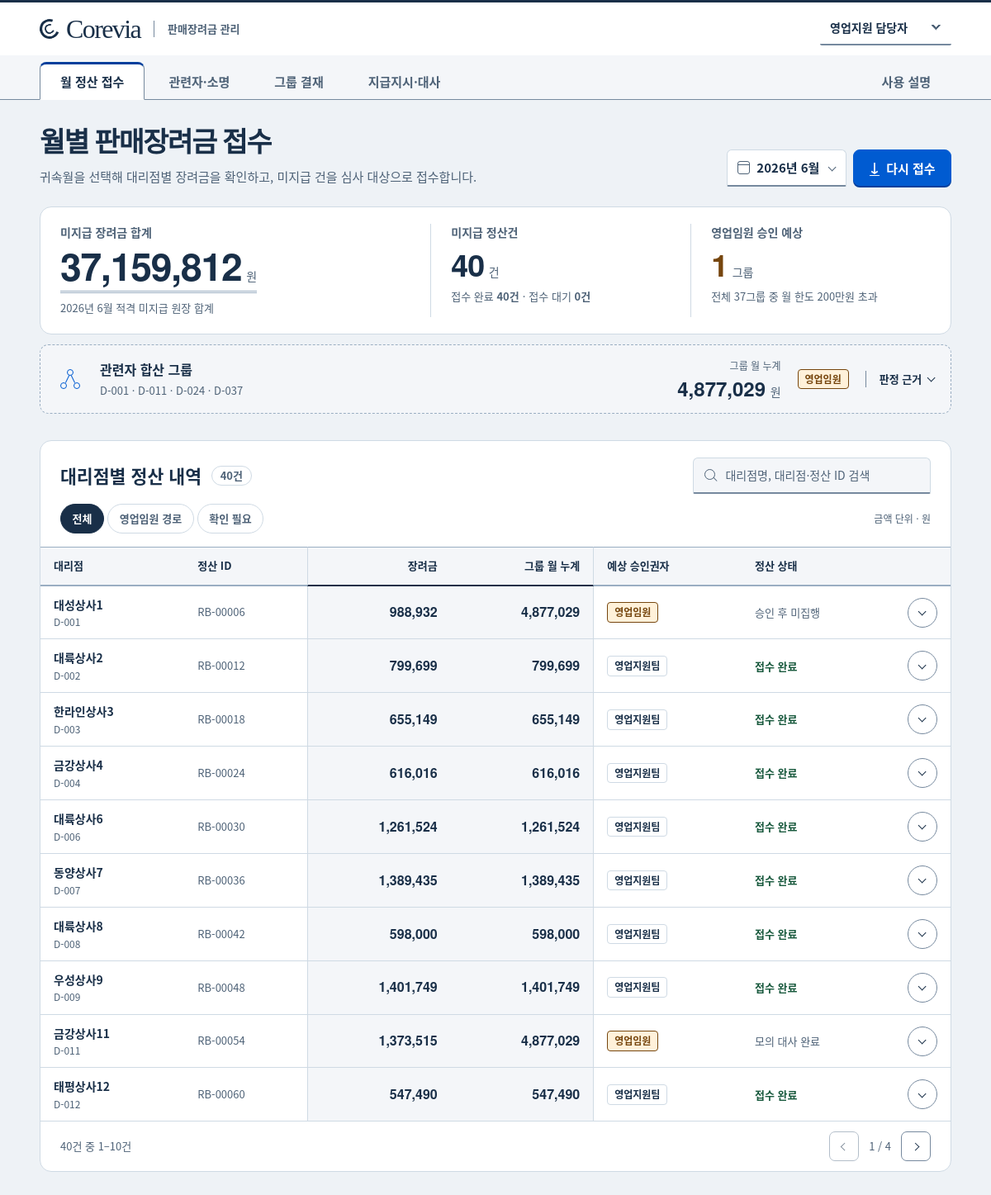
The page / on the database its author committed.
### tables this page shows
CREATE TABLE agencies (
    agency_id TEXT PRIMARY KEY, agency_name TEXT NOT NULL,
    representative_name TEXT NOT NULL, business_reg_no TEXT NOT NULL,
    address TEXT NOT NULL, bank_account_no TEXT NOT NULL,
    rebate_eligible INTEGER NOT NULL CHECK (rebate_eligible IN (0, 1)),
    registered_date TEXT NOT NULL
);

CREATE TABLE rebates (
    rebate_id TEXT PRIMARY KEY, agency_id TEXT NOT NULL, period_ym TEXT NOT NULL,
    sales_performance_krw INTEGER NOT NULL, rebate_amount_krw INTEGER NOT NULL,
    approval_status TEXT NOT NULL, approver TEXT NOT NULL, payment_date TEXT NOT NULL,
    intake_at TEXT
);

CREATE TABLE payment_instructions (
    instruction_id INTEGER PRIMARY KEY,
    approval_id INTEGER NOT NULL REFERENCES approvals(approval_id),
    rebate_id TEXT NOT NULL UNIQUE REFERENCES rebates(rebate_id),
    agency_id TEXT NOT NULL REFERENCES agencies(agency_id),
    amount_krw INTEGER NOT NULL CHECK(amount_krw >= 0),
    state TEXT NOT NULL DEFAULT 'held'
      CHECK(state IN ('held','ready','sent','review','failed','completed')),
    account TEXT, evidence TEXT, verified_by TEXT, verified_at TEXT,
    created_at TEXT NOT NULL DEFAULT (strftime('%Y-%m-%dT%H:%M:%fZ','now'))
);

### app.py (the view)
    @app.get("/")
    def index():
        return page("index", request.args.get("month"))

### funding.py (called while the page is built)
def enabled(db):
    return db.execute("SELECT 1 FROM sqlite_master WHERE type='table' AND name='cash_balances'").fetchone() is not None

### rules.py (called while the page is built)
def effective_agencies(db, as_of):
    cutoff = as_of + "-31" if len(as_of) == 7 else as_of
    agencies = {row["agency_id"]: dict(row) for row in db.execute("SELECT * FROM agencies ORDER BY agency_id")}
    for change in db.execute(
        """SELECT agency_id, after_json FROM agency_corrections WHERE effective_date <= ?
           ORDER BY effective_date, correction_id""", (cutoff,),
    ):
        agencies[change["agency_id"]].update(json.loads(change["after_json"]))
    return list(agencies.values())

def authority_for(amount):
    return "영업임원" if amount > LIMIT_KRW else "영업지원팀"

def clean_text(value):
    text = " ".join((value or "").split())
    return "" if text.upper() == "NONE" else text

def account_key(value):
    match = re.fullmatch(r"([^0-9]+?)\s*([0-9][0-9\s-]*)", clean_text(value))
    if not match:
        return None
    bank = clean_text(match[1].strip(" -"))
    number = re.sub(r"[\s-]", "", match[2])
    return (bank, number) if bank else None

def _settlement_state(rebate, eligible, reasons):
    status = rebate["approval_status"]
    if status in {"반려", "취소"}:
        return None, status
    if not eligible:
        return None, "확인 필요"
    approved_by = clean_text(rebate["approver"])
    paid_on = clean_text(rebate["payment_date"])
    if status == "승인" and approved_by:
        return ("paid_amount", "원장상 기지급") if paid_on else ("approved_amount", "승인 후 미집행")
    if reasons or status != "미지급" or approved_by or paid_on:
        return None, "확인 필요"
    if rebate["intake_at"]:
        return "review_amount", "접수 완료"
    return "pending_amount", "접수 대기"

### store.py (called while the page is built)
def available_months(db):
    return [
        row[0] for row in db.execute(
            "SELECT period_ym FROM rebates UNION SELECT period_ym FROM intake_issues ORDER BY period_ym"
        )
    ]

### templates/intake.html (shortened to what this page needs)
{% extends "work_base.html" %}
{% set title = '월 정산 접수' %}
{% set section = 'index' %}
{% from 'work_forms.html' import money, period, feedback_box, links, fields, role_label, time with context %}
{% block body %}
{% macro path_tag(authority) -%}
  {% if authority == '영업임원' %}<span class="tag executive">영업임원</span>
  {% elif authority == '영업지원팀' %}<span class="tag team">영업지원팀</span>
  {% else %}<span class="muted">—</span>{% endif %}
{%- endmacro %}
  <section class="intro" aria-labelledby="page-title">
    <hgroup>
      <h1 id="page-title">월별 판매장려금 접수</h1>
      <p>귀속월을 선택해 대리점별 장려금을 확인하고, 미지급 건을 심사 대상으로 접수합니다.</p>
    </hgroup>
    <div class="actions">
      {% if months %}
      <form method="get" action="{{ url_for('index') }}" class="month-form">
        <label class="month-select"><span class="cal-icon" aria-hidden="true"></span>
          <select name="month" id="month-select">
            {% for item in months|reverse %}<option value="{{ item }}"{% if item == month %} selected{% endif %}>{{ period(item) }}</option>{% endfor %}
          </select>
        </label>
      </form>
      {% if overview and actor.role in ('staff','lead') %}
      <form method="post" action="/intake" id="receive-form">
        <button type="submit" class="primary">
          <span class="tray-icon" aria-hidden="true">↓</span>
          {% if overview.stats.received_count and not overview.stats.pending_count %}다시 접수{% else %}월 정산 접수{% endif %}
        </button>
      </form>
      {% endif %}
      {% endif %}
    </div>
  </section>
  {% if overview %}
  {% set stats = overview.stats %}
  <section class="summary" aria-label="{{ period(month) }} 정산 요약">
    <article class="metric">
      <h2>미지급 장려금 합계</h2>
      <p class="metric-value">{{ money(stats.unpaid_amount) }}<small>원</small></p>
      <p class="metric-detail">{{ period(month) }} 적격 미지급 원장 합계</p>
    </article>
    <article class="metric">
      <h2>미지급 정산건</h2>
      <p class="metric-value">{{ stats.unpaid_count }}<small>건</small></p>
      <p class="metric-detail">접수 완료 <strong>{{ stats.received_count }}건</strong><span class="bullet">·</span>접수 대기 <strong>{{ stats.pending_count }}건</strong></p>
    </article>
    <article class="metric">
      <h2>영업임원 승인 예상</h2>
      <p class="metric-value{% if stats.executive_group_count %} accent{% endif %}">{{ stats.executive_group_count }}<small>그룹</small></p>
      <p class="metric-detail">전체 {{ stats.group_count }}그룹 중 월 한도 200만원 초과</p>
    </article>
  </section>
  {% for group in overview.groups if group.members|length > 1 %}
  <details class="group-feature">
    <summary>
      <span class="feature-icon" aria-hidden="true"><span></span><span></span><span></span></span>
      <span class="feature-main"><span class="feature-heading">관련자 합산 그룹</span><span class="identifiers">{{ group.members|join(' · ') }}</span></span>
      <span class="feature-total"><span>{% if group.pending_amount %}접수 후 예상 누계{% else %}그룹 월 누계{% endif %}</span><strong>{{ money(group.projected_total) }}<small>원</small></strong></span>
      {{ path_tag(group.authority) }}
      <span class="feature-toggle">판정 근거 <i class="chevron"></i></span>
    </summary>
  </details>
  {% endfor %}
  <section class="ledger" aria-labelledby="ledger-title">
    <div class="ledger-header">
      <div class="ledger-title"><h2 id="ledger-title">대리점별 정산 내역</h2><span class="count">{{ stats.source_count }}건</span></div>
      <label class="search js-only"><input type="search" id="ledger-search" aria-label="대리점 또는 정산 ID 검색" placeholder="대리점명, 대리점·정산 ID 검색"></label>
    </div>
    <div class="filter-line js-only">
      <div class="filters" role="group" aria-label="정산 내역 필터">
        <button type="button" class="filter" data-filter="all" aria-pressed="true">전체</button>
        <button type="button" class="filter" data-filter="executive" aria-pressed="false">영업임원 경로</button>
        <button type="button" class="filter" data-filter="check" aria-pressed="false">확인 필요</button>
      </div>
      <span class="filter-note">금액 단위 · 원</span>
    </div>
    <div class="table-wrap" tabindex="0" role="region" aria-label="대리점 정산 내역">
      <table>
        <thead><tr><th scope="col">대리점</th><th scope="col">정산 ID</th><th scope="col" class="numeric">장려금</th><th scope="col" class="numeric">{% if stats.pending_count %}예상 그룹 월 누계{% else %}그룹 월 누계{% endif %}</th><th scope="col">예상 승인권자</th><th scope="col">정산 상태</th><th scope="col"><span class="sr-only">상세</span></th></tr></thead>
        {% for row in overview.rows %}
        {% set group = overview.groups|selectattr('group_id', 'equalto', row.group_id)|first %}
        <tbody class="record" data-search="{{ row.agency_id }} {{ row.agency_name }} {{ row.rebate_id }}" data-executive="{{ '1' if row.authority == '영업임원' else '0' }}" data-check="{{ '1' if row.needs_check else '0' }}">
          <tr>
            <th scope="row"><span class="agency-name">{{ row.agency_name }}</span><small class="agency-id">{{ row.agency_id }}</small></th>
            <td class="code">{{ row.rebate_id }}</td><td class="numeric number">{{ money(row.amount) }}</td>
            <td class="numeric number">{{ money(row.group_total) }}</td><td>{{ path_tag(row.authority) }}</td>
            <td><span class="state{% if row.state == '접수 완료' %} received{% endif %}">{{ row.state }}</span>{% if row.needs_check and row.state != '확인 필요' %}<span class="check-note">확인 필요</span>{% endif %}</td>
            <td class="detail-cell"><button type="button" class="row-toggle js-only" aria-expanded="false" aria-controls="line-{{ loop.index }}" aria-label="{{ row.agency_id }} {{ row.rebate_id }} 상세"><i class="chevron"></i></button></td>
          </tr>
        </tbody>
        {% endfor %}
      </table>
    </div>
    <div class="pagination js-only">
      <span id="result-range" aria-live="polite"></span>
      <div><button type="button" id="previous" aria-label="이전 페이지"><i class="chevron left"></i></button><span id="page-position"></span><button type="button" id="next" aria-label="다음 페이지"><i class="chevron right"></i></button></div>
    </div>
  </section>
  {% elif not error %}
  <p class="empty-results">조회할 정산월이 없습니다.</p>
  {% endif %}
{% endblock %}

### templates/work_base.html (shortened to what this page needs)
<!doctype html>
<html lang="ko">
<head>
  <link rel="stylesheet" href="{{ url_for('static', filename='intake.css') }}">
  <link rel="stylesheet" href="{{ url_for('static', filename='workflow.css') }}">
</head>
<body>
<header class="masthead">
  <div class="frame masthead-inner">
    <div class="brand"><span class="brand-mark" aria-hidden="true"></span><strong>Corevia</strong><span class="brand-product">판매장려금 관리</span></div>
    <form class="identity-form" method="post" action="/identity">
      <select id="demo-user" name="user_id" aria-label="담당자 선택">
        {% for user in users %}<option value="{{ user.user_id }}"{% if user.user_id == actor.user_id %} selected{% endif %}>{{ user.label }}</option>{% endfor %}
      </select>
    </form>
  </div>
</header>
<nav class="work-nav" aria-label="판매장려금 업무">
  <div class="frame">
    {% for endpoint, label in [('index','월 정산 접수'),('cases','관련자·소명'),('approvals','그룹 결재'),('payments','지급지시·대사')] %}
    <a href="{{ url_for(endpoint, month=month, group=selected_group if endpoint != 'index' else none) }}"{% if section == endpoint %} aria-current="page"{% endif %}>{{ label }}</a>
    {% endfor %}
    <a class="guide-nav" href="{{ url_for('guide', month=month, group=selected_group) }}"{% if section == 'guide' %} aria-current="page"{% endif %}>사용 설명</a>
  </div>
</nav>
<main class="frame" id="main">
  {% block body %}{% endblock %}
</main>
</body>
</html>

### templates/work_forms.html (shortened to what this page needs)
{% macro money(value) -%}{{ '{:,}'.format(value) }}{%- endmacro %}
{% macro period(value) -%}{{ value[:4] }}년 {{ value[5:]|int }}월{%- endmacro %}

### static/workflow.css (style rules this page uses)
.identity-form { display: flex; align-items: center; flex-wrap: wrap; gap: var(--space-2); min-width: 0; font-size: .875rem; }
.identity-form select { max-width: 100%; min-height: 2.5rem; padding: var(--space-1) var(--space-3); border: 0; border-bottom: 2px solid var(--line-strong); border-radius: var(--radius-field); background-color: var(--panel); color: var(--ink); font-weight: 650; }
.identity-form select option { background: var(--panel); color: var(--ink); }
.work-nav { background: var(--surface); border-bottom: 1px solid var(--line-strong); }
.work-nav .frame { display: flex; gap: var(--space-1); align-items: stretch; padding-block-start: var(--space-2); }
.work-nav a { display: inline-flex; align-items: center; justify-content: center; min-height: 2.875rem; margin-bottom: -1px; padding: var(--space-2) clamp(.75rem, 2vw, 1.625rem); border: 1px solid var(--clear); border-top: 3px solid var(--clear); border-bottom-color: var(--line-strong); border-radius: var(--radius-action) var(--radius-action) 0 0; font-size: .9375rem; font-weight: 550; color: var(--muted); text-decoration: none; word-break: keep-all; text-align: center; }
.work-nav a[aria-current="page"] { border-color: var(--accent-ink) var(--line-strong) var(--panel); background: var(--panel); color: var(--ink); font-weight: 750; }
.work-nav .guide-nav { margin-inline-start: auto; }
.identity-form select, .work-selector select, .form-stack select { appearance: none; padding-inline-end: 2.5rem; background-image: linear-gradient(45deg, var(--clear) 47%, var(--muted) 49% 71%, var(--clear) 73%), linear-gradient(-45deg, var(--clear) 47%, var(--muted) 49% 71%, var(--clear) 73%); background-position: right 1.15rem center, right .8rem center; background-size: .36rem .45rem; background-repeat: no-repeat; }

### rows shown on the page
agencies: members "D-001 · D-011 · D-024 · D-037", value "4,877,029", agency_name "대성상사1"
rebates: agency_id "D-001", rebate_id "RB-00006"
agencies: agency_name "대륙상사2"
rebates: agency_id "D-002", rebate_id "RB-00012"
agencies: agency_name "한라인상사3"
rebates: agency_id "D-003", rebate_id "RB-00018"
agencies: agency_name "금강상사4"
rebates: agency_id "D-004", rebate_id "RB-00024"
agencies: agency_name "대륙상사6"
rebates: agency_id "D-006", rebate_id "RB-00030"
agencies: agency_name "동양상사7"
rebates: agency_id "D-007", rebate_id "RB-00036"
agencies: agency_name "대륙상사8"
rebates: agency_id "D-008", rebate_id "RB-00042"
agencies: agency_name "우성상사9"
rebates: agency_id "D-009", rebate_id "RB-00048"
agencies: agency_name "금강상사11"
rebates: agency_id "D-011", rebate_id "RB-00054"
payment_instructions: amount_krw "1,373,515"
agencies: agency_name "태평상사12"
rebates: agency_id "D-012", rebate_id "RB-00060"

### other values the page prints
{{ label }} "월 정산 접수" "관련자·소명" "그룹 결재" "지급지시·대사"
{{ '{:,}'.format(value) }} "37,159,812" "988,932 4,877,029" "799,699 799,699" "655,149 655,149" "616,016 616,016" "1,261,524 1,261,524" "1,389,435 1,389,435" "598,000 598,000" "1,401,749 1,401,749" "4,877,029" "547,490 547,490"
{{ value[:4] }} "2026"
{{ value[5:]|int }} "6"
{{ stats.unpaid_count }} "40"
{{ stats.received_count }} "40"
{{ stats.pending_count }} "0"
{{ stats.executive_group_count }} "1"
{{ stats.group_count }} "37"
{{ stats.source_count }} "40"
{{ row.state }} "승인 후 미집행" "접수 완료" "접수 완료" "접수 완료" "접수 완료" "접수 완료" "접수 완료" "접수 완료" "모의 대사 완료" "접수 완료"
form field user_id "영업지원 담당자"
form field month "2026년 6월"
